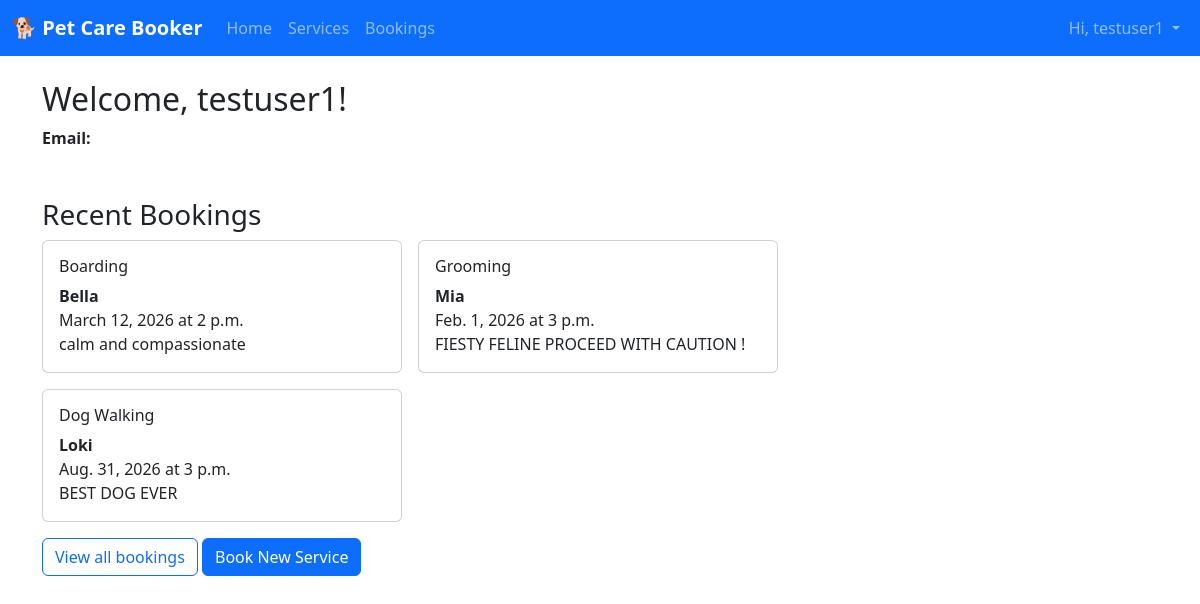
/accounts/profile/ (signed in), run on the app's committed database.
### accounts/models.py (models this page shows, shortened)
class Booking(models.Model):
    SERVICE_CHOICES = [
        ('dog_walking', 'Dog Walking'),
        ('grooming', 'Grooming'),
        ('boarding', 'Boarding'),
    ]
    user = models.ForeignKey(User, on_delete=models.CASCADE)
    service = models.CharField(max_length=20, choices=SERVICE_CHOICES)
    pet_name = models.CharField(max_length=100)
    date = models.DateField()
    time = models.TimeField()
    notes = models.TextField(blank=True)
    created = models.DateTimeField(auto_now_add=True)

### accounts/views.py (the view)
# urls.py: path("profile/", ProfileView.as_view(), name="profile"),
class ProfileView(LoginRequiredMixin, TemplateView):
    template_name = "accounts/profile.html"
    login_url = "login"
    redirect_field_name = "next"
    def get_context_data(self, **kwargs):
        context = super().get_context_data(**kwargs)
        context["user"] = self.request.user
        context["bookings"] = (
            Booking.objects.filter(user=self.request.user)
            .order_by("-created")[:5]
        )
        return context

### accounts/templates/accounts/profile.html (shortened to what this page needs)
{% extends 'accounts/base.html' %}
{% block content %}
<div class="row">
  <div class="col-md-8">
    <h2>Welcome, {{ user.username }}!</h2>
    <p><strong>Email:</strong> {{ user.email }}</p>
    <h3 class="mt-5">Recent Bookings</h3>
    {% if bookings %}
      <div class="row g-3">
        {% for booking in bookings %}
          <div class="col-md-6">
            <div class="card">
              <div class="card-body">
                <h6 class="card-title">{{ booking.get_service_display }}</h6>
                <p class="card-text">
                  <strong>{{ booking.pet_name }}</strong><br>
                  {{ booking.date }} at {{ booking.time }}<br>
                  {{ booking.notes|default:"No notes" }}
                </p>
              </div>
            </div>
          </div>
        {% endfor %}
      </div>
    {% else %}
      <p class="text-muted">No bookings yet. <a href="{% url 'book' %}">Book your first service</a>.</p>
    {% endif %}
  </div>
</div>
<a href="{% url 'bookings' %}" class="btn btn-outline-primary mt-3">View all bookings</a>
<a href="{% url 'book' %}" class="btn btn-primary mt-3">Book New Service</a>
{% endblock %}

### accounts/templates/accounts/base.html (shortened to what this page needs)
<!DOCTYPE html>
<html lang="en">
<head>
  <link href="https://cdn.jsdelivr.net/npm/bootstrap@5.3.3/dist/css/bootstrap.min.css" rel="stylesheet">
</head>
<body>
  <nav class="navbar navbar-expand-lg navbar-dark bg-primary">
    <div class="container-fluid">
      <a class="navbar-brand fw-bold" href="/">🐕 Pet Care Booker</a>
      <div class="collapse navbar-collapse" id="navbarNav">
        <ul class="navbar-nav me-auto">
          <li class="nav-item">
            <a class="nav-link" href="/">Home</a>
          </li>
          <li class="nav-item">
            <a class="nav-link" href="{% url 'services' %}">Services</a>
          </li>
          <li class="nav-item">
            <a class="nav-link" href="{% url 'bookings' %}">Bookings</a>
          </li>
        </ul>
        <ul class="navbar-nav">
          {% if user.is_authenticated %}
            <li class="nav-item dropdown">
              <a class="nav-link dropdown-toggle" href="#" role="button" data-bs-toggle="dropdown" aria-expanded="false">
                Hi, {{ user.username }}
              </a>
            </li>
          {% endif %}
        </ul>
      </div>
    </div>
  </nav>
  <main class="container mt-4">
    {% block content %}{% endblock %}
  </main>
</body>
</html>

### data on the page
Booking: service "Boarding", pet_name "Bella", date "March 12, 2026", time "2 p.m.", notes "calm and compassionate"
Booking: service "Grooming", pet_name "Mia", date "Feb. 1, 2026", time "3 p.m.", notes "FIESTY FELINE PROCEED WITH CAUTION !"
Booking: service "Dog Walking", pet_name "Loki", date "Aug. 31, 2026", time "3 p.m.", notes "BEST DOG EVER"

### other printed values
{{ user.username }} "testuser1"
